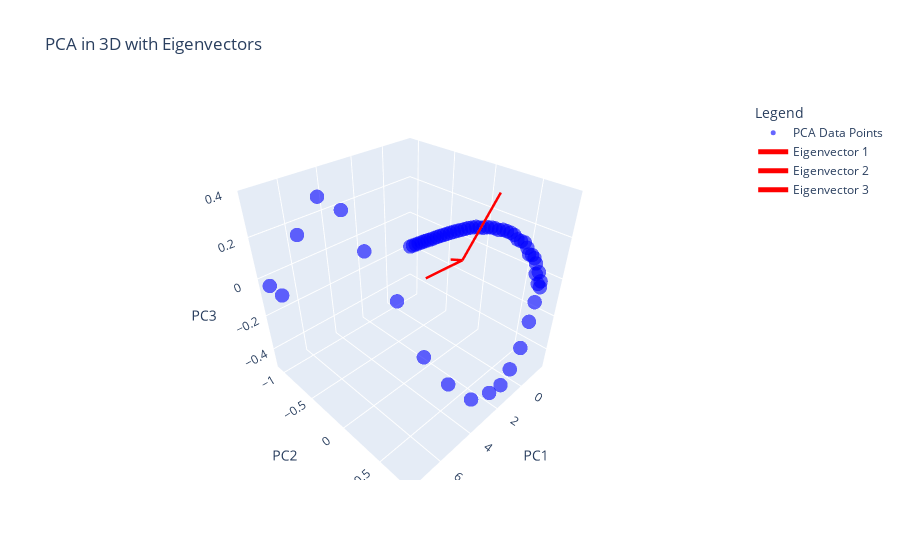

The notebook cell this image was saved under:
### Code cell
import pandas as pd
import numpy as np
import plotly.graph_objects as go
from sklearn.decomposition import PCA
from sklearn.preprocessing import StandardScaler

# Assuming 'x_scaled' contains the scaled input data (after scaling)
pca = PCA(n_components=3)
x_pca = pca.fit_transform(x_scaled)

# Eigenvectors and explained variance ratio
eigenvectors = pca.components_
explained_variance_ratio = pca.explained_variance_ratio_ * 100

# Create 3D scatter plot of PCA components
fig = go.Figure()

# Plot the 3D scatter plot for the PCA result
fig.add_trace(go.Scatter3d(
    x=x_pca[:, 0],
    y=x_pca[:, 1],
    z=x_pca[:, 2],
    mode='markers',
    marker=dict(size=5, color='blue', opacity=0.6),
    name='PCA Data Points'
))

# Plot the eigenvectors as 3D arrows
for i in range(3):
    fig.add_trace(go.Scatter3d(
        x=[0, eigenvectors[i, 0]],  # Start and end point for each eigenvector in X
        y=[0, eigenvectors[i, 1]],  # Start and end point for each eigenvector in Y
        z=[0, eigenvectors[i, 2]],  # Start and end point for each eigenvector in Z
        mode='lines+text',
        line=dict(color='red', width=5),  # Color and width for the eigenvector lines
        name=f'Eigenvector {i+1}',
        marker=dict(size=10)
    ))

# Update layout and labels for 3D axes
fig.update_layout(
    title="PCA in 3D with Eigenvectors",
    scene=dict(
        xaxis=dict(title='PC1', range=[min(x_pca[:, 0]), max(x_pca[:, 0])]),
        yaxis=dict(title='PC2', range=[min(x_pca[:, 1]), max(x_pca[:, 1])]),
        zaxis=dict(title='PC3', range=[min(x_pca[:, 2]), max(x_pca[:, 2])])
    ),
    legend_title='Legend',
)

# Show the plot
fig.show()

### Figure 1 — Plotly figure (JSON) as saved in the notebook; plotly's stock layout.template omitted (floating-point values rounded to 4 significant figures)
{"data": [{"marker": {"color": "blue", "opacity": 0.6, "size": 5}, "mode": "markers", "name": "PCA Data Points", "type": "scatter3d", "x": [-1.952, -1.933, -1.914, -1.895, -1.876, -1.857, -1.836, -1.815, -1.796, -1.777, -1.757, -1.737, -1.716, -1.694, -1.671, -1.648, -1.626, -1.604, -1.581, -1.555, -1.528, -1.494, -1.461, -1.433, -1.399, -1.361, -1.321, -1.286, -1.241, -1.195, -1.145, -1.076, -1.023, -0.9662, -0.8854, -0.7873, -0.7144, -0.6343, -0.5356, -0.4099, -0.3316, -0.1931, -0.11, 0.03688, 0.2645, 0.4963, 0.7954, 1.142, 1.497, 1.887, 2.435, 3.058, 3.688, 4.283, 4.952, 5.392, 5.929, 6.646, 7.461, 7.81], "y": [-1.125, -1.074, -1.023, -0.9714, -0.9201, -0.8688, -0.8177, -0.7666, -0.7154, -0.6641, -0.6129, -0.5617, -0.5106, -0.4598, -0.4091, -0.3582, -0.307, -0.2561, -0.2051, -0.1544, -0.104, -0.05356, -0.002925, 0.0473, 0.09767, 0.1477, 0.1981, 0.247, 0.2957, 0.3436, 0.3903, 0.4382, 0.4839, 0.5294, 0.5726, 0.6111, 0.6488, 0.6863, 0.7196, 0.7488, 0.7824, 0.8072, 0.8374, 0.8562, 0.858, 0.8632, 0.8591, 0.8291, 0.7999, 0.7366, 0.6135, 0.416, 0.2057, -0.01975, -0.2625, -0.4131, -0.5629, -0.709, -0.8528, -0.909], "z": [-0.2127, -0.1959, -0.179, -0.1622, -0.1454, -0.1286, -0.113, -0.0971, -0.08038, -0.06367, -0.04709, -0.03118, -0.01564, 0.0003391, 0.0154, 0.03009, 0.04399, 0.05879, 0.07357, 0.08602, 0.09925, 0.106, 0.1138, 0.1263, 0.1345, 0.1399, 0.1417, 0.1523, 0.1556, 0.1584, 0.1578, 0.1477, 0.1495, 0.1535, 0.1389, 0.1191, 0.1264, 0.1215, 0.108, 0.06888, 0.08734, 0.04291, 0.0658, 0.04816, -0.01403, -0.1014, -0.2285, -0.3408, -0.4242, -0.4685, -0.5161, -0.4425, -0.3022, -0.02417, 0.1901, 0.354, 0.4007, 0.2432, -0.03854, 0.0132]}, {"line": {"color": "red", "width": 5}, "marker": {"size": 10}, "mode": "lines+text", "name": "Eigenvector 1", "type": "scatter3d", "x": [0, 0.3227], "y": [0, 0.3888], "z": [0, 0.3898]}, {"line": {"color": "red", "width": 5}, "marker": {"size": 10}, "mode": "lines+text", "name": "Eigenvector 2", "type": "scatter3d", "x": [0, 0.8898], "y": [0, -0.001411], "z": [0, 0.03954]}, {"line": {"color": "red", "width": 5}, "marker": {"size": 10}, "mode": "lines+text", "name": "Eigenvector 3", "type": "scatter3d", "x": [0, 0.293], "y": [0, -0.4282], "z": [0, -0.1791]}], "layout": {"legend": {"title": {"text": "Legend"}}, "scene": {"xaxis": {"range": [-1.952, 7.81], "title": {"text": "PC1"}}, "yaxis": {"range": [-1.125, 0.8632], "title": {"text": "PC2"}}, "zaxis": {"range": [-0.5161, 0.4007], "title": {"text": "PC3"}}}, "title": {"text": "PCA in 3D with Eigenvectors"}}}
